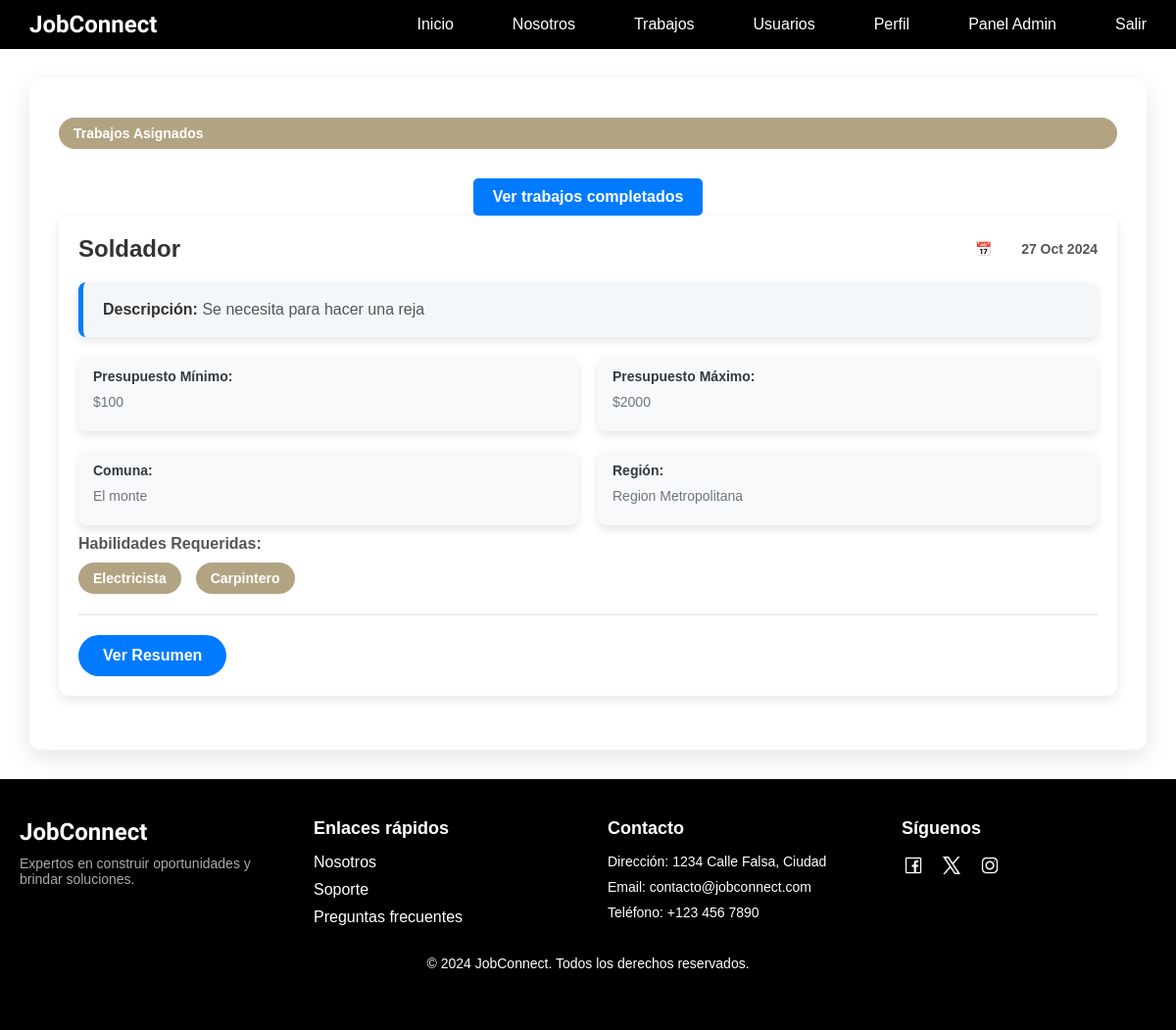
Screenshot of /trabajos/trabajos/asignados/ (signed in) with the database file from the repository.
### usuarios/models.py (models this page shows, shortened)
class Trabajo(models.Model):
    titulo = models.CharField(max_length=200)
    descripcion = models.TextField()
    presupuesto_minimo = models.IntegerField()
    presupuesto_maximo = models.IntegerField()
    region = models.ForeignKey(Region, on_delete=models.SET_NULL, null=True)
    comuna = models.ForeignKey(Comuna, on_delete=models.SET_NULL, null=True)
    usuario_creador = models.ForeignKey(CustomUser, on_delete=models.CASCADE, related_name='trabajos_creados')
    fecha_creacion = models.DateTimeField(auto_now_add=True)
    is_disponible = models.BooleanField(default=True)
    trabajador_seleccionado = models.ForeignKey(CustomUser, null=True, blank=True, on_delete=models.SET_NULL,related_name="trabajos_seleccionados")
    is_completado = models.BooleanField(default=False)
    habilidades = models.ManyToManyField('Habilidades', blank=True)
    forma_pago = models.CharField(max_length=50, null=True, blank=True)
    pago_final = models.IntegerField(null=True, blank=True)

class Comuna(models.Model):
    nombre = models.CharField(max_length=100)
    region = models.ForeignKey(Region, on_delete=models.CASCADE, related_name='comunas')
    def __str__(self):
        return self.nombre

class Region(models.Model):
    nombre = models.CharField(max_length=100)
    def __str__(self):
        return self.nombre

class Habilidades(models.Model):
    nombre = models.CharField(max_length=50, unique=True)

### trabajos/views.py (the view)
# urls.py: path('trabajos/asignados/', views.trabajos_asignados, name='trabajos_asignados'),
@login_required
def trabajos_asignados(request):
    completado = request.GET.get('completado', 'False') == 'True'
    trabajos = Trabajo.objects.filter(trabajador_seleccionado=request.user, is_completado=completado)
    completado_opuesto = not completado
    return render(request, 'trabajos/trabajos_asignados.html', {
        'trabajos': trabajos,
        'completado': completado,  # Pasar el valor del filtro a la plantilla
        'completado_opuesto': completado_opuesto  # Pasar el valor opuesto a la plantilla
    })

### trabajos/templates/trabajos/trabajos_asignados.html (shortened to what this page needs)
{% extends 'core/base.html' %}
{% load static %}
{% block extra_css %}
    <link rel="stylesheet" type="text/css" href="{% static 'trabajos/css/ver_trabajos.css' %}">
    <link href="https://cdnjs.cloudflare.com/ajax/libs/font-awesome/6.0.0-beta3/css/all.min.css" rel="stylesheet">
{% endblock %}
{% block content %}
    <div class="container-main">
        <h2 class="Titulo">Trabajos Asignados</h2>
        <div class="filtro-completado">
            <a href="?completado={{ completado_opuesto|yesno:'True,False' }}" class="btn filtro-btn">
                {% if completado %}
                    Ver trabajos no completados
                {% else %}
                    Ver trabajos completados
                {% endif %}
            </a>
        </div>
        {% if trabajos %}
            <ul>
                {% for trabajo in trabajos %}
                    <div class="carta">
                        <div class="carta-header">
                            <h2 class="titulo">{{ trabajo.titulo }}</h2>
                            <div class="info-header">
                                <div class="info-item fecha">
                                    <span class="icon">📅</span>
                                    <strong>{{ trabajo.fecha_creacion|date:"d M Y" }}</strong>
                                </div>
                            </div>
                        </div>
                        <div class="carta-body">
                            <div class="descripcion-container">
                                <p><strong>Descripción:</strong> {{ trabajo.descripcion }}</p>
                            </div>
                            <div class="nuevos-datos">
                                {% load l10n %}
                                <div class="dato">
                                    <strong>Presupuesto Mínimo:</strong>
                                    <p>${{ trabajo.presupuesto_minimo|localize }}</p>
                                </div>
                                <div class="dato">
                                    <strong>Presupuesto Máximo:</strong>
                                    <p>${{ trabajo.presupuesto_maximo|localize }}</p>
                                </div>
                                <div class="dato">
                                    <strong>Comuna:</strong>
                                    <p>{{ trabajo.comuna }}</p>
                                </div>
                                <div class="dato">
                                    <strong>Región:</strong>
                                    <p>{{ trabajo.region }}</p>
                                </div>
                            </div>
                            {% if trabajo.habilidades.all %}
                                <p><strong>Habilidades Requeridas:</strong></p>
                                <div class="habilidades-container">
                                    {% for habilidad in trabajo.habilidades.all %}
                                        <span class="habilidad">{{ habilidad.nombre }}</span>
                                    {% endfor %}
                                </div>
                            {% else %}
                                <p><strong>Habilidades Requeridas:</strong> No se han especificado habilidades.</p>
                            {% endif %}
                        </div>
                        <hr class="linea-separadora">
                        <div class="acciones">
                            <a href="{% url 'match' trabajo.id %}" class="btn resumen-btn">Ver Resumen</a>
                        </div>
                    </div>
                {% empty %}
                    <li>No tienes trabajos asignados.</li>
                {% endfor %}
            </ul>
        {% else %}
            <div class="message {{ message.tags }}">
                <i class="fas fa-exclamation-circle"></i>
                No tienes trabajos asignados.
            </div>
        {% endif %}
    </div>
{% endblock %}

### core/static/core/css/base.css (style rules this page uses)
* { margin: 0; padding: 0; }
body { min-height: 100vh; font-family: 'Arial', 'Helvetica', sans-serif; }
.icon { margin-right: auto; height: 100%; padding: 0 30px; text-decoration: none; display: flex; align-items: center; color: white; font-family: 'Prompt', sans-serif; font-weight: bold; }

### trabajos/static/trabajos/css/ver_trabajos.css (style rules this page uses)
.container-main { width: 90%; max-width: 1200px; margin: 30px auto; padding: 30px; background-color: #fff; border-radius: 12px; box-shadow: 0 8px 24px rgba(0, 0, 0, 0.1); transition: transform 0.3s ease, box-shadow 0.3s ease; }
.Titulo { display: flex; flex-wrap: wrap; gap: 15px; margin-top: 10px; }
.Titulo { padding: 8px 15px; background-color: #70561989; color: white; border-radius: 25px; font-size: 14px; font-weight: bold; text-transform: capitalize; transition: background-color 0.3s ease, transform 0.3s ease; }
.carta { background-color: #fff; margin-bottom: 25px; padding: 20px; border-radius: 10px; box-shadow: 0 4px 12px rgba(0, 0, 0, 0.1); transition: box-shadow 0.3s ease; }
.carta-header { display: flex; justify-content: space-between; align-items: center; margin-bottom: 20px; }
.carta-header .titulo { font-size: 24px; color: #333; font-weight: 600; margin: 0; }
.info-header { display: flex; justify-content: flex-end; gap: 15px; }
.info-item { display: flex; justify-content: center; align-items: center; font-size: 14px; color: #555; }
.carta-body { margin-bottom: 20px; }
.carta-body p { font-size: 16px; margin: 10px 0; color: #555; }
.nuevos-datos { display: grid; grid-template-columns: repeat(2, 1fr); gap: 20px; margin-top: 20px; }
.dato { background-color: #f8f9fa; padding: 12px 15px; border-radius: 8px; box-shadow: 0 4px 8px rgba(0, 0, 0, 0.1); font-size: 14px; color: #495057; }
.dato strong { display: block; font-size: 14px; font-weight: bold; color: #343a40; margin-bottom: 5px; }
.dato p { font-size: 14px; color: #6c757d; }
.habilidades-container { display: flex; flex-wrap: wrap; gap: 15px; margin-top: 10px; }
.habilidad { padding: 8px 15px; background-color: #70561989; color: white; border-radius: 25px; font-size: 14px; font-weight: bold; text-transform: capitalize; transition: background-color 0.3s ease, transform 0.3s ease; }
.descripcion-container { display: flex; align-items: flex-start; background-color: #f4f7fa; border-left: 5px solid #007bff; padding: 15px 20px; margin-bottom: 20px; border-radius: 8px; box-shadow: 0 4px 8px rgba(0, 0, 0, 0.1); font-size: 16px; color: #555; transition: background-color 0.3s ease, transform 0.3s ease; }
.descripcion-container p { margin: 0; line-height: 1.6; }
.descripcion-container strong { font-weight: 600; color: #333; }
.linea-separadora { border: 0; border-top: 2px solid #eee; margin: 20px 0; }
.acciones { display: flex; justify-content: flex-start; gap: 10px; margin-top: 20px; }
.btn { padding: 12px 25px; background-color: #007bff; color: white; text-decoration: none; border-radius: 50px; font-weight: bold; font-size: 16px; transition: background-color 0.3s ease, transform 0.3s ease; }
.info-header { display: flex; flex-direction: column; align-items: flex-end; text-align: right; }
.filtro-completado { margin-top: 30px; display: flex; justify-content: center; }
.filtro-btn { padding: 10px 20px; background-color: #007bff; color: white; text-decoration: none; font-weight: bold; border-radius: 5px; text-align: center; transition: background-color 0.3s; display: inline-block; }

### rows the page displays
Trabajo: titulo "Soldador", fecha_creacion "27 Oct 2024", descripcion "Se necesita para hacer una reja", presupuesto_minimo "100", presupuesto_maximo "2000", comuna "El monte", region "Region Metropolitana"
Habilidades: nombre "Electricista"
Habilidades: nombre "Carpintero"
